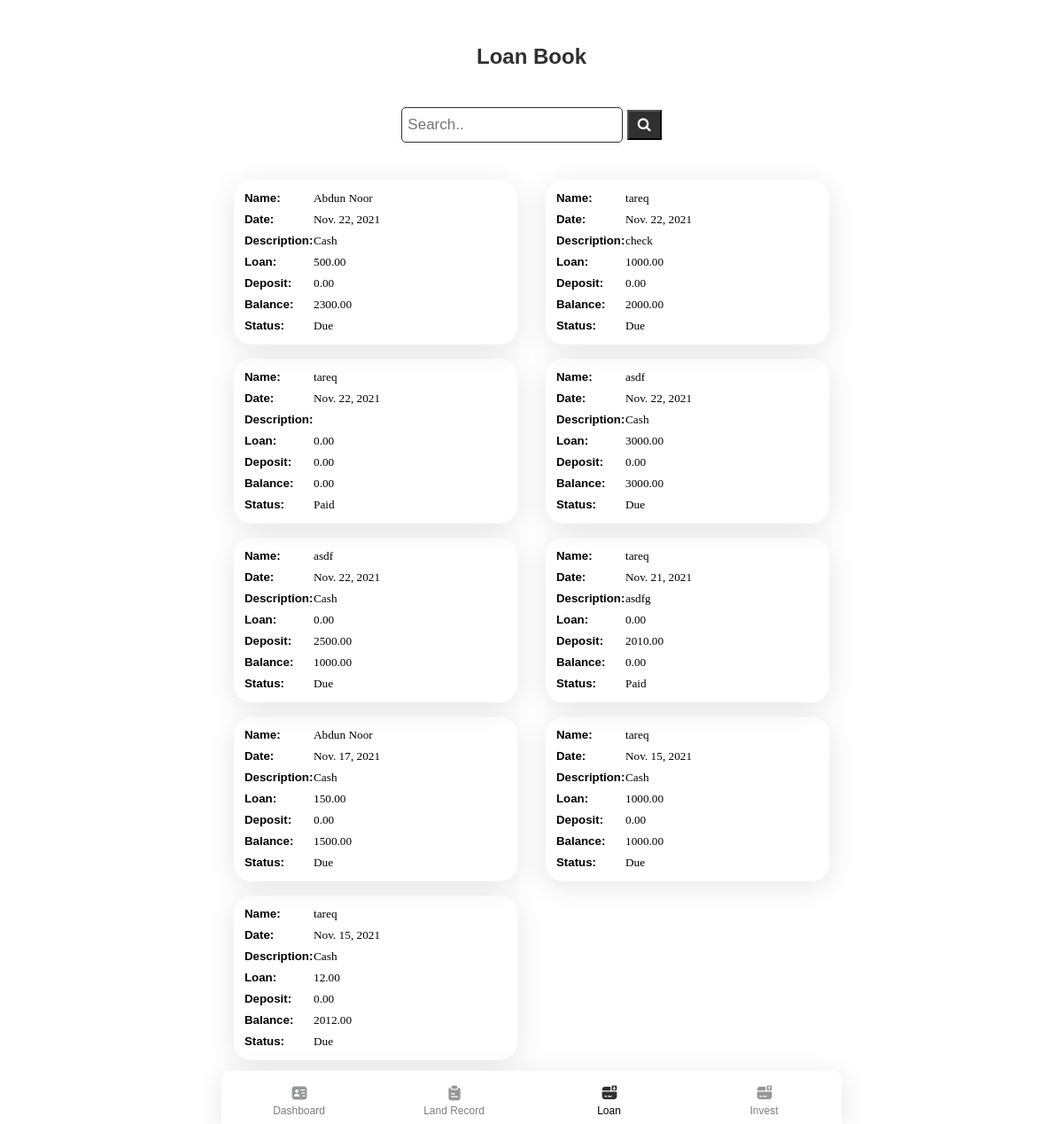
Before: /loan/ (signed in) with the older database file.
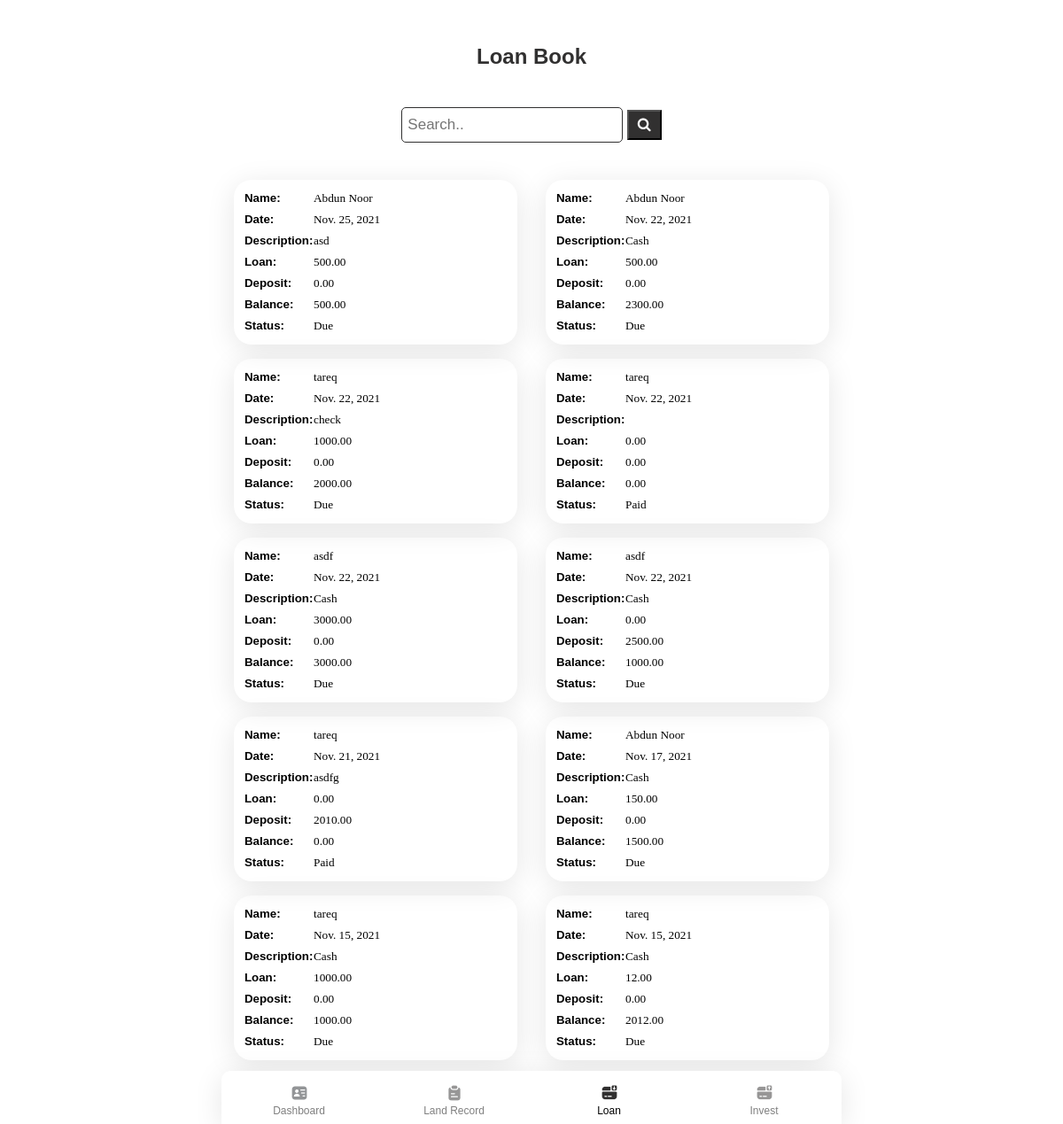
After: the same page with the newer database file.
### app/models.py (models this page shows, shortened)
class Account(models.Model):
    debtor = models.ForeignKey(Debtor, on_delete=models.SET_NULL, blank=True, null=True)
    description = models.TextField(blank=True, null= True)
    loan = models.FloatField(default=0, null=True, blank=True)
    deposit = models.FloatField(default=0, null=True, blank=True)
    balance = models.FloatField(default=0, null=True, blank=True)
    date = models.DateField( default=datetime.date.today, blank=True, null=True)
    status = models.BooleanField(default=None, null=True, blank=False)

class Debtor(models.Model):
    debtorName = models.CharField(max_length=50)
    phone = models.CharField(max_length=15, blank=True, null= True)
    address = models.TextField(blank=True, null= True)
    img = models.ImageField(default='avatar.png', upload_to='pics')
    lender = models.ForeignKey(User, on_delete=models.SET_NULL, blank=True, null=True)
    totalbalance = models.FloatField(default=0, null=True, blank=True)

### app/views.py (the view)
# urls.py: path('loan/', views.loan, name='loan'),
@login_required(login_url='login')
def loan(request):
    profile = Debtor.objects.filter(lender=request.user.id).all()
    accounts = Account.objects.filter(debtor__in=profile).order_by('-date')
    return render(request, "app/loan.html",{
        "accounts":accounts,
    })

### app/templates/app/loan.html (shortened to what this page needs)
{% extends "app/layout.html" %}
{% block body %}
<header style="text-align: center;">
    <h2>Loan Book</h2>
    <div class="search-container">
        <form action="/action_page.php">
          <input type="text" placeholder="Search.." name="search">
          <button type="submit"><i class="fa fa-search"></i></button>
        </form>
      </div>
</header>
<div class="list-cards">
    {% for account in accounts %}
    <div class="card list">
        <h5>Name: <span class="lightword">{{ account.debtor.debtorName }}</span></h5>
        <h5>Date: <span class="lightword">{{ account.date }}</span></h5>
        <h5>Description: <span class="lightword">{{ account.description }}</span></h5>
        <h5>Loan: <span class="lightword">{{ account.loan|floatformat:2 }}</span></h5>
        <h5>Deposit: <span class="lightword">{{ account.deposit|floatformat:2 }}</span></h5>
        <h5>Balance: <span class="lightword">{{ account.balance|floatformat:2 }}</span></h5>
        <h5>Status: <span class="lightword">{% if account.status %} Paid {% else %} Due {% endif %}</span></h5>
    </div>
    {% endfor %}
</div>
{% endblock %}

Changed rows visible on the page:
added Account: debtor.debtorName "Abdun Noor", date "Nov. 25, 2021", description "asd", loan "500.00", deposit "0.00", balance "500.00", status "Due"
